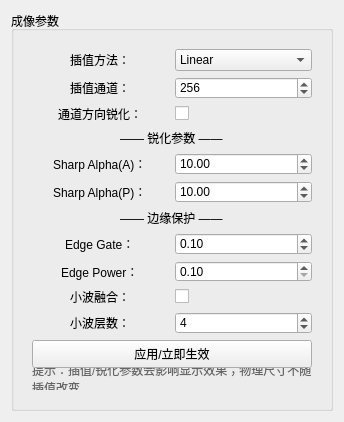
                  <widget class="QWidget" name="tab_2">
                   <attribute name="title">
                    <string>成像</string>
                   </attribute>
                   <layout class="QVBoxLayout" name="verticalLayout_11">
                    <item>
                     <widget class="QGroupBox" name="gbImagingParams">
                      <property name="sizePolicy">
                       <sizepolicy hsizetype="Preferred" vsizetype="Fixed">
                        <horstretch>0</horstretch>
                        <verstretch>0</verstretch>
                       </sizepolicy>
                      </property>
                      <property name="minimumSize">
                       <size>
                        <width>0</width>
                        <height>320</height>
                       </size>
                      </property>
                      <property name="maximumSize">
                       <size>
                        <width>16777215</width>
                        <height>400</height>
                       </size>
                      </property>
                      <property name="title">
                       <string>成像参数</string>
                      </property>
                      <layout class="QVBoxLayout" name="verticalLayout_12">
                       <item>
                        <widget class="QWidget" name="widgetImagingForm" native="true">
                         <layout class="QGridLayout" name="gridLayout_12" columnstretch="0,0,0,0">
                          <item row="2" column="0" colspan="2" alignment="Qt::AlignmentFlag::AlignHCenter">
                           <widget class="QLabel" name="labelChannelSharp">
                            <property name="text">
                             <string>通道方向锐化：</string>
                            </property>
                           </widget>
                          </item>
                          <item row="5" column="0" colspan="2" alignment="Qt::AlignmentFlag::AlignHCenter">
                           <widget class="QLabel" name="labelSharpAlphaPha">
                            <property name="text">
                             <string>Sharp Alpha(P)：</string>
                            </property>
                           </widget>
                          </item>
                          <item row="10" column="2" colspan="2">
                           <widget class="QSpinBox" name="spinWaveletLevels">
                            <property name="minimum">
                             <number>1</number>
                            </property>
                            <property name="maximum">
                             <number>6</number>
                            </property>
                            <property name="value">
                             <number>4</number>
                            </property>
                           </widget>
                          </item>
                          <item row="3" column="0" colspan="4" alignment="Qt::AlignmentFlag::AlignHCenter">
                           <widget class="QLabel" name="label_9">
                            <property name="text">
                             <string>—— 锐化参数 ——</string>
                            </property>
                           </widget>
                          </item>
                          <item row="11" column="0" colspan="4">
                           <widget class="QPushButton" name="btnApplyImaging">
                            <property name="minimumSize">
                             <size>
                              <width>0</width>
                              <height>28</height>
                             </size>
                            </property>
                            <property name="maximumSize">
                             <size>
                              <width>16777215</width>
                              <height>30</height>
                             </size>
                            </property>
                            <property name="text">
                             <string>应用/立即生效</string>
                            </property>
                           </widget>
                          </item>
                          <item row="7" column="2" colspan="2">
                           <widget class="QDoubleSpinBox" name="dsbEdgeGateFrac">
                            <property name="minimum">
                             <double>0.000000000000000</double>
                            </property>
                            <property name="maximum">
                             <double>1.000000000000000</double>
                            </property>
                            <property name="singleStep">
                             <double>0.050000000000000</double>
                            </property>
                            <property name="value">
                             <double>0.100000000000000</double>
                            </property>
                           </widget>
                          </item>
                          <item row="9" column="2" colspan="2">
                           <widget class="QCheckBox" name="chkEnableWavelet">
                            <property name="text">
                             <string/>
                            </property>
                           </widget>
                          </item>
                          <item row="8" column="0" colspan="2" alignment="Qt::AlignmentFlag::AlignHCenter">
                           <widget class="QLabel" name="labelEdgePower">
                            <property name="text">
                             <string>Edge Power：</string>
                            </property>
                           </widget>
                          </item>
                          <item row="2" column="2" colspan="2">
                           <widget class="QCheckBox" name="chkChannelSharp">
                            <property name="text">
                             <string/>
                            </property>
                           </widget>
                          </item>
                          <item row="4" column="2" colspan="2">
                           <widget class="QDoubleSpinBox" name="dsbSharpAlphaAmp">
                            <property name="maximum">
                             <double>50.000000000000000</double>
                            </property>
                            <property name="singleStep">
                             <double>0.500000000000000</double>
                            </property>
                            <property name="value">
                             <double>10.000000000000000</double>
                            </property>
                           </widget>
                          </item>
                          <item row="9" column="0" colspan="2" alignment="Qt::AlignmentFlag::AlignHCenter">
                           <widget class="QLabel" name="labelEnableWavelet">
                            <property name="text">
                             <string>小波融合：</string>
                            </property>
                           </widget>
                          </item>
                          <item row="12" column="0" colspan="4">
                           <widget class="QLabel" name="labelImagingHint">
                            <property name="styleSheet">
                             <string notr="true">color: #666;
font-size: 9pt;</string>
                            </property>
                            <property name="text">
                             <string>提示：插值/锐化参数会影响显示效果；物理尺寸不随插值改变。</string>
                            </property>
                            <property name="wordWrap">
                             <bool>true</bool>
                            </property>
                           </widget>
                          </item>
                          <item row="0" column="2" colspan="2">
                           <widget class="QComboBox" name="comboInterpMethod">
                            <property name="minimumSize">
                             <size>
                              <width>120</width>
                              <height>0</height>
                             </size>
                            </property>
                            <item>
                             <property name="text">
                              <string>Linear</string>
                             </property>
                            </item>
                            <item>
                             <property name="text">
                              <string>Cubic</string>
                             </property>
                            </item>
                            <item>
                             <property name="text">
                              <string>Bicubic</string>
                             </property>
                            </item>
                            <item>
                             <property name="text">
                              <string>Lanczos</string>
                             </property>
                            </item>
                           </widget>
                          </item>
                          <item row="10" column="0" colspan="2" alignment="Qt::AlignmentFlag::AlignHCenter">
                           <widget class="QLabel" name="labelWaveletLevels">
                            <property name="text">
                             <string>小波层数：</string>
                            </property>
                           </widget>
                          </item>
                          <item row="5" column="2" colspan="2">
                           <widget class="QDoubleSpinBox" name="dsbSharpAlphaPha">
                            <property name="maximum">
                             <double>50.000000000000000</double>
                            </property>
                            <property name="singleStep">
                             <double>0.500000000000000</double>
                            </property>
                            <property name="value">
                             <double>10.000000000000000</double>
                            </property>
                           </widget>
                          </item>
                          <item row="4" column="0" colspan="2" alignment="Qt::AlignmentFlag::AlignHCenter">
                           <widget class="QLabel" name="labelSharpAlphaAmp">
                            <property name="text">
                             <string>Sharp Alpha(A)：</string>
                            </property>
                           </widget>
                          </item>
                          <item row="1" column="2" colspan="2">
                           <widget class="QSpinBox" name="spinInterpChannels">
                            <property name="minimum">
                             <number>7</number>
                            </property>
                            <property name="maximum">
                             <number>1024</number>
                            </property>
                            <property name="singleStep">
                             <number>16</number>
                            </property>
                            <property name="value">
                             <number>256</number>
                            </property>
                           </widget>
                          </item>
                          <item row="1" column="0" colspan="2" alignment="Qt::AlignmentFlag::AlignHCenter">
                           <widget class="QLabel" name="labelInterpChannels">
                            <property name="text">
                             <string>插值通道：</string>
                            </property>
                           </widget>
                          </item>
                          <item row="7" column="0" colspan="2" alignment="Qt::AlignmentFlag::AlignHCenter">
                           <widget class="QLabel" name="labelEdgeGateFrac">
                            <property name="text">
                             <string>Edge Gate：</string>
                            </property>
                           </widget>
                          </item>
                          <item row="0" column="0" colspan="2" alignment="Qt::AlignmentFlag::AlignHCenter">
                           <widget class="QLabel" name="labelInterpMethod">
                            <property name="text">
                             <string>插值方法：</string>
                            </property>
                           </widget>
                          </item>
                          <item row="8" column="2" colspan="2">
                           <widget class="QDoubleSpinBox" name="dsbEdgePower">
                            <property name="minimum">
                             <double>0.100000000000000</double>
                            </property>
                            <property name="maximum">
                             <double>10.000000000000000</double>
                            </property>
                            <property name="singleStep">
                             <double>0.100000000000000</double>
                            </property>
                           </widget>
                          </item>
                          <item row="6" column="0" colspan="4" alignment="Qt::AlignmentFlag::AlignHCenter">
                           <widget class="QLabel" name="label_10">
                            <property name="text">
                             <string>—— 边缘保护 ——</string>
                            </property>
                           </widget>
                          </item>
                         </layout>
                        </widget>
                       </item>
                      </layout>
                     </widget>
                    </item>
                   </layout>
                  </widget>
